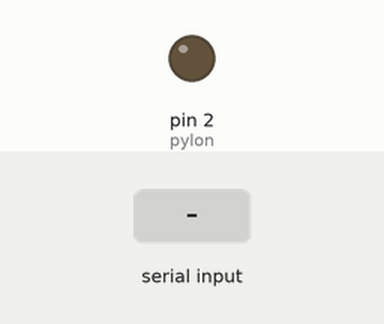
A sketch run on a simulated Arduino Uno, built with avr-gcc and run on an emulated ATmega328P. Parts: output pins drawn as LEDs (lit = HIGH). Inputs (shaded band) come from the test bench. What the sketch prints to the serial monitor is not drawn.

Above: at 4.2 s.
4.3 s: byte 17 (0x11) received over Serial
At 5.4 s:
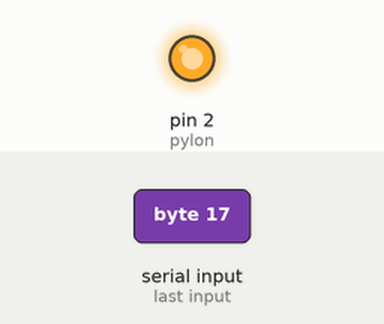
Timing chart, 0 to 7.3 s (numbered marks = the images above; inputs shaded):
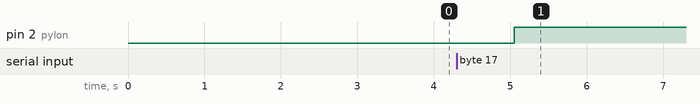

Measured:
- after the input at 4.3 s, pin 2 (pylon): LOW → HIGH after 0.75 s

The sketch:

Pylon_voice_recognition.ino
```cpp
const int pylon =  2;      // the number of the LED pin
byte response = 0;     //reply from voice recognition

void setup()
{
  Serial.begin(9600);
  pinMode(pylon, OUTPUT);

  delay(1000);
  Serial.write(0xAA);
  Serial.write(0x37);
  delay(1000);
  Serial.write(0xAA);
  Serial.write(0x21);
  delay(1000);
}

void loop()
{
  while(Serial.available())
  {
    response = Serial.read();

    //"You must construct additional pylons."
    if (response == 0x11)
    {
      delay(750);
      digitalWrite(pylon, HIGH);
    }

    //"My life for Aiur!"
    if (response == 0x12)
    {
      delay(500);
      digitalWrite(pylon, LOW);
    }

  }
}
```
